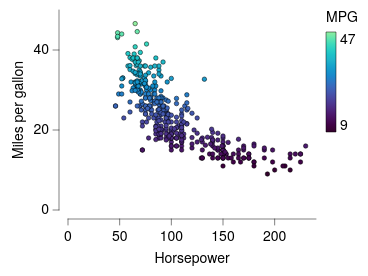

Vega-Lite specification stored for this chart:
### Vega-Lite specification from a JSON file in a GitHub repository (floating-point values rounded to 4 significant figures; data arrays with more than 128 entries replaced by an {"elided": "..."} marker saying what was removed)
{"background": null, "config": {"arc": {"fill": "#DBDBDB", "fillOpacity": 1.0, "innerRadius": 25.0, "padAngle": 0.03, "stroke": "black", "strokeOpacity": 1, "strokeWidth": 0.25}, "area": {"fill": "#DBDBDB", "fillOpacity": 1.0, "stroke": "black", "strokeOpacity": 1, "strokeWidth": 0.25}, "axis": {"domain": true, "domainCap": "round", "domainColor": "black", "domainWidth": 0.25, "grid": false, "gridCap": "round", "gridColor": "#F1F1F1", "gridDash": [0, 0], "gridOpacity": 1.0, "gridWidth": 0.25, "labelColor": "black", "labelFont": "Helvetica Neue, HelveticaNeue, Helvetica, Arial, sans-serif", "labelFontSize": 7, "labelFontStyle": "normal", "labelFontWeight": 400, "offset": 4.5, "ticks": true, "tickCap": "round", "tickColor": "black", "tickRound": false, "tickSize": 3, "tickWidth": 0.25, "titleColor": "black", "titleFont": "Helvetica Neue, HelveticaNeue, Helvetica, Arial, sans-serif", "titleFontSize": 7, "titleFontStyle": "normal", "titleFontWeight": 400}, "axisX": {"domain": true, "labelAlign": "center", "labelAngle": 0, "labels": true, "ticks": true, "translate": 0}, "axisY": {"domain": true, "labelAlign": "right", "labelAngle": 0, "labels": true, "ticks": true, "translate": 0}, "axisRight": {"domain": true, "labelAlign": "left", "labelAngle": 0, "labels": true, "ticks": true, "translate": 0}, "axisTop": {"domain": true, "labelAlign": "center", "labelAngle": 0, "labels": true, "ticks": true, "translate": 0}, "axisBand": {"tickOffset": 0}, "bar": {"fill": "#DBDBDB", "fillOpacity": 1.0, "stroke": "black", "strokeOpacity": 1, "strokeWidth": 0.25}, "boxplot": {"size": 9.0, "ticks": {"cornerRadius": 0.25, "fill": "black", "opacity": 1, "size": 4.5, "thickness": 0.25}, "box": {"fillOpacity": 1.0, "stroke": "black", "strokeOpacity": 1, "strokeWidth": 0.25}, "median": {"cornerRadius": 0, "fill": "black", "fillOpacity": 1.0, "opacity": 1, "size": 9.0, "thickness": 0.25}, "rule": {"fill": "black", "fillOpacity": 1.0, "size": 10.0, "stroke": "black", "strokeDash": [0, 0], "strokeOpacity": 1, "strokeWidth": 0.25}, "outliers": {"color": "black", "fill": "black", "fillOpacity": 1.0, "size": 0, "stroke": "black", "strokeOpacity": 1, "strokeWidth": 0.25}}, "circle": {"fill": "black", "fillOpacity": 1.0, "size": 1.25, "stroke": null, "strokeOpacity": 1, "strokeWidth": 0.25}, "errorband": {"band": {"fillOpacity": 0.6, "stroke": null, "strokeWidth": 0.25, "strokeOpacity": 1}, "borders": {"opacity": 0, "strokeOpacity": 0.25, "strokeWidth": 1}}, "errorbar": {"opacity": 1, "rule": {"strokeDash": [0, 0], "strokeWidth": 0.25}, "ticks": {"color": "black", "cornerRadius": 0.125, "opacity": 1, "size": 6.0, "thickness": 0.25}, "thickness": 0.25}, "font": "Helvetica Neue, HelveticaNeue, Helvetica, Arial, sans-serif", "geoshape": {"fill": "#DBDBDB", "fillOpacity": 1.0, "stroke": "black", "strokeOpacity": 1, "strokeWidth": 0.25}, "header": {"labelColor": "black", "labelFont": "Helvetica Neue, HelveticaNeue, Helvetica, Arial, sans-serif", "labelFontSize": 7, "labelFontStyle": "normal", "labelFontWeight": 400, "titleColor": "black", "titleFont": "Helvetica Neue, HelveticaNeue, Helvetica, Arial, sans-serif", "titleFontSize": 7, "titleFontStyle": "normal", "titleFontWeight": 400, "titlePadding": 0}, "legend": {"disable": false, "offset": 4.5, "titlePadding": 4, "labelOffset": 2, "gradientLabelOffset": 2, "gradientLength": 50.0, "gradientThickness": 5.0, "gradientOpacity": 1.0, "gradientStrokeColor": "black", "gradientStrokeWidth": 0.25, "labelColor": "black", "labelFont": "Helvetica Neue, HelveticaNeue, Helvetica, Arial, sans-serif", "labelFontSize": 7, "labelFontStyle": "normal", "labelFontWeight": 400, "strokeColor": "black", "strokeWidth": 0, "symbolSize": 42, "symbolStrokeColor": "black", "symbolStrokeWidth": 0.25, "titleColor": "black", "titleFont": "Helvetica Neue, HelveticaNeue, Helvetica, Arial, sans-serif", "titleFontSize": 7, "titleFontStyle": "normal", "titleFontWeight": 400}, "line": {"color": "black", "stroke": "black", "strokeCap": "butt", "strokeDash": [0, 0], "strokeOpacity": 1, "strokeWidth": 0.5}, "point": {"filled": true, "fill": "#DBDBDB", "fillOpacity": 1.0, "size": 5.0, "stroke": "black", "strokeOpacity": 1, "strokeWidth": 0.25}, "range": {"category": ["#B2B2B2", "#636363", "#4A7CD3", "#008542", "#382864", "#509F98", "#284F93", "#005226", "#A398D6", "#173633"], "diverging": {"scheme": ["#443E60", "#5F597E", "#7C759B", "#9994B6", "#B7B4CC", "#D6D5DC", "#F6F6F6", "#D1DAD9", "#A4C2BF", "#7AA9A4", "#578E89", "#37736E", "#1B5954"]}, "heatmap": {"scheme": ["#32022B", "#43044D", "#4C196E", "#4D338C", "#484DA6", "#3A68BB", "#1D83CA", "#1D9CCB", "#23B5C9", "#28CDC5", "#4DE0B4", "#91EE9F"]}, "ordinal": {"scheme": ["#F1F1F1", "#DBDBDB", "#C6C6C6", "#B2B2B2", "#9D9D9D", "#898989", "#767676", "#636363", "#515151", "#404040", "#2F2F2F", "#1F1F1F"]}, "ramp": {"scheme": ["#32022B", "#43044D", "#4C196E", "#4D338C", "#484DA6", "#3A68BB", "#1D83CA", "#1D9CCB", "#23B5C9", "#28CDC5", "#4DE0B4", "#91EE9F"]}}, "rule": {"color": "black", "stroke": "black", "strokeCap": "round", "strokeDash": [2, 2], "strokeOpacity": 1, "strokeWidth": 0.25}, "scale": {"bandPaddingInner": 0.1, "bandPaddingOuter": 0.1, "round": false}, "rect": {"fill": "#DBDBDB", "fillOpacity": 1.0, "stroke": "black", "strokeOpacity": 1, "strokeWidth": 0.25}, "square": {"fill": "#DBDBDB", "fillOpacity": 1.0, "size": 10.0, "stroke": "black", "strokeOpacity": 1, "strokeWidth": 0.25}, "text": {"color": "black", "font": "Helvetica Neue, HelveticaNeue, Helvetica, Arial, sans-serif", "fontSize": 7, "fontStyle": "normal", "fontWeight": 400}, "tick": {"color": "black", "cornerRadius": 0.125, "opacity": 1.0, "size": 9.0, "thickness": 0.25}, "title": {"anchor": "middle", "frame": "group", "color": "black", "font": "Helvetica Neue, HelveticaNeue, Helvetica, Arial, sans-serif", "fontSize": 7, "fontStyle": "normal", "fontWeight": 400, "subtitleColor": "black", "subtitleFont": "Helvetica Neue, HelveticaNeue, Helvetica, Arial, sans-serif", "subtitleFontSize": "Helvetica Neue, HelveticaNeue, Helvetica, Arial, sans-serif", "subtitleFontStyle": "normal", "subtitleFontWeight": 400}, "trail": {"color": "black", "opacity": 1, "size": 0.5}, "view": {"continuousWidth": 124, "continuousHeight": 100, "discreteWidth": 124, "discreteHeight": 100, "fill": null, "stroke": null, "strokeWidth": 0.25}}, "data": {"name": "data-7285c4e2e195e5a75737a34913199f5f"}, "mark": {"type": "point"}, "encoding": {"color": {"field": "Miles_per_Gallon", "title": "MPG", "type": "quantitative"}, "x": {"field": "Horsepower", "title": "Horsepower", "type": "quantitative"}, "y": {"field": "Miles_per_Gallon", "title": "Miles per gallon", "type": "quantitative"}}, "$schema": "https://vega.github.io/schema/vega-lite/v6.4.1.json", "datasets": {"data-7285c4e2e195e5a75737a34913199f5f": {"elided": "392 records"}}}
